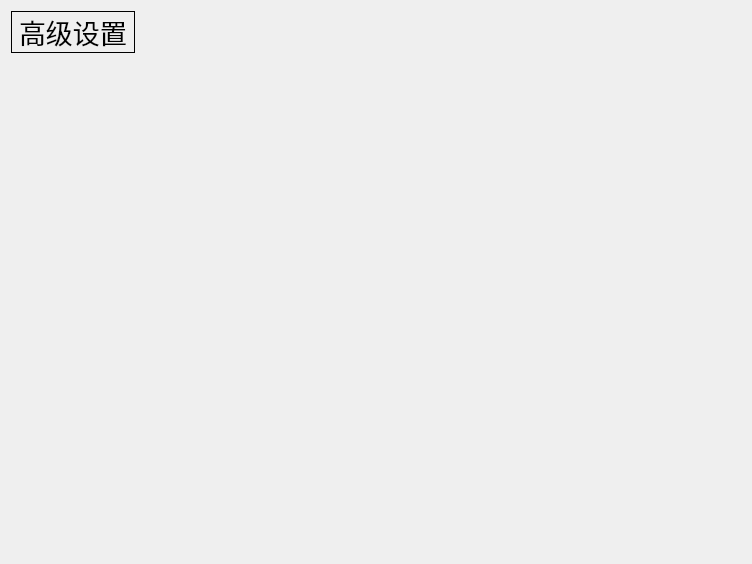
<?xml version="1.0" encoding="UTF-8"?>
<ui version="4.0">
 <class>WinAdvancedSet</class>
 <widget class="QWidget" name="WinAdvancedSet">
  <property name="geometry">
   <rect>
    <x>0</x>
    <y>0</y>
    <width>752</width>
    <height>564</height>
   </rect>
  </property>
  <property name="windowTitle">
   <string>高级设置</string>
  </property>
  <layout class="QGridLayout" name="gridLayout">
   <item row="0" column="0">
    <widget class="QLabel" name="label">
     <property name="font">
      <font>
       <family>黑体</family>
       <pointsize>20</pointsize>
      </font>
     </property>
     <property name="frameShape">
      <enum>QFrame::Box</enum>
     </property>
     <property name="text">
      <string>高级设置</string>
     </property>
    </widget>
   </item>
   <item row="0" column="1">
    <spacer name="horizontalSpacer">
     <property name="orientation">
      <enum>Qt::Horizontal</enum>
     </property>
     <property name="sizeHint" stdset="0">
      <size>
       <width>597</width>
       <height>20</height>
      </size>
     </property>
    </spacer>
   </item>
   <item row="1" column="0">
    <spacer name="verticalSpacer">
     <property name="orientation">
      <enum>Qt::Vertical</enum>
     </property>
     <property name="sizeHint" stdset="0">
      <size>
       <width>20</width>
       <height>508</height>
      </size>
     </property>
    </spacer>
   </item>
  </layout>
 </widget>
 <layoutdefault spacing="6" margin="11"/>
 <resources/>
 <connections/>
</ui>
